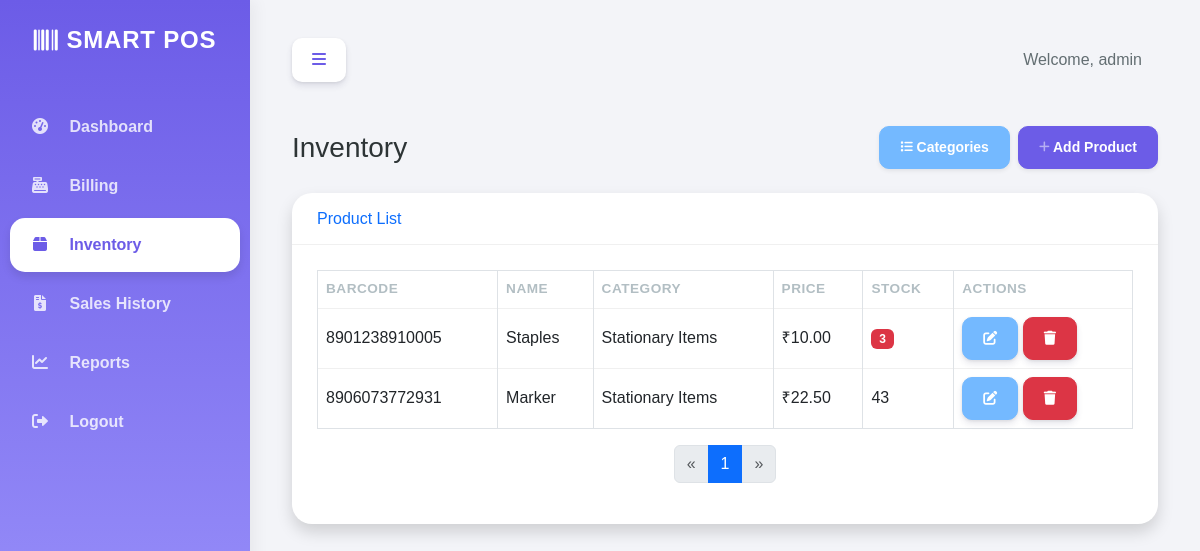
Screenshot of /products/ (signed in) with the database file from the repository.
### store/models.py (models this page shows, shortened)
class Product(models.Model):
    barcode = models.CharField(max_length=50, unique=True)
    name = models.CharField(max_length=200)
    category = models.ForeignKey(Category, on_delete=models.CASCADE, null=True, blank=True)
    price = models.DecimalField(max_digits=10, decimal_places=2)
    cost = models.DecimalField(max_digits=10, decimal_places=2)
    stock_quantity = models.IntegerField(default=0)
    gst_percentage = models.DecimalField(max_digits=5, decimal_places=2, default=0.00)
    image = models.ImageField(upload_to='products/', null=True, blank=True)

class Category(models.Model):
    name = models.CharField(max_length=100)
    class Meta:
        verbose_name_plural = "Categories"

### store/views.py (the view)
# urls.py: path('products/', views.product_list, name='product_list'),
@login_required
def product_list(request):
    products = Product.objects.all().order_by('-id')
    paginator = Paginator(products, 10)
    page_number = request.GET.get('page')
    page_obj = paginator.get_page(page_number)
    current = page_obj.number
    total = paginator.num_pages
    window = 3
    start = max(1, current - window)
    end = min(total, current + window)
    page_numbers = range(start, end + 1)
    context = {
        'page_obj': page_obj,
        'page_numbers': page_numbers,
        'total_pages': total,
    }
    return render(request, 'store/product_list.html', context)

### templates/store/product_list.html (shortened to what this page needs)
{% extends 'base.html' %}
{% block content %}
<div class="d-sm-flex align-items-center justify-content-between mb-4">
    <h1 class="h3 mb-0 text-gray-800">Inventory</h1>
    <div class="d-flex gap-2">
        <a href="{% url 'category_list' %}" class="btn btn-sm btn-info shadow-sm">
             Categories
        </a>
        <a href="{% url 'product_create' %}" class="d-none d-sm-inline-block btn btn-sm btn-primary shadow-sm">
             Add Product
        </a>
    </div>
</div>
<div class="card shadow mb-4">
    <div class="card-header py-3">
        <h6 class="m-0 font-weight-bold text-primary">Product List</h6>
    </div>
    <div class="card-body">
        <div class="table-responsive">
            <table class="table table-bordered" id="dataTable" width="100%" cellspacing="0">
                <thead>
                    <tr>
                        <th>Barcode</th>
                        <th>Name</th>
                        <th>Category</th>
                        <th>Price</th>
                        <th>Stock</th>
                        <th>Actions</th>
                    </tr>
                </thead>
                <tbody>
                    {% for product in page_obj %}
                    <tr>
                        <td>{{ product.barcode }}</td>
                        <td>{{ product.name }}</td>
                        <td>{{ product.category.name }}</td>
                        <td>₹{{ product.price }}</td>
                        <td>
                            {% if product.stock_quantity < 10 %}
                                <span class="badge bg-danger">{{ product.stock_quantity }}</span>
                            {% else %}
                                {{ product.stock_quantity }}
                            {% endif %}
                        </td>
                        <td>
                            <a href="{% url 'product_update' product.pk %}" class="btn btn-info btn-sm">
                                <i class="fas fa-edit"></i>
                            </a>
                            <a href="{% url 'product_delete' product.pk %}" class="btn btn-danger btn-sm">
                                <i class="fas fa-trash"></i>
                            </a>
                        </td>
                    </tr>
                    {% endfor %}
                </tbody>
            </table>
        </div>
        <nav aria-label="Page navigation">
            <ul class="pagination justify-content-center">
                {% if page_obj.has_previous %}
                <li class="page-item">
                    <a class="page-link" href="?page={{ page_obj.previous_page_number }}" aria-label="Previous">
                        <span aria-hidden="true">&laquo;</span>
                    </a>
                </li>
                {% else %}
                <li class="page-item disabled">
                    <span class="page-link"><span aria-hidden="true">&laquo;</span></span>
                </li>
                {% endif %}
                {% for i in page_numbers %}
                    <li class="page-item {% if page_obj.number == i %}active{% endif %}">
                        <a class="page-link" href="?page={{ i }}">{{ i }}</a>
                    </li>
                {% endfor %}
                {% if page_obj.has_next %}
                <li class="page-item">
                    <a class="page-link" href="?page={{ page_obj.next_page_number }}" aria-label="Next">
                        <span aria-hidden="true">&raquo;</span>
                    </a>
                </li>
                {% else %}
                <li class="page-item disabled">
                    <span class="page-link"><span aria-hidden="true">&raquo;</span></span>
                </li>
                {% endif %}
            </ul>
        </nav>
    </div>
</div>
{% endblock %}

### templates/base.html (shortened to what this page needs)
{% load static %}
<!DOCTYPE html>
<html lang="en">
<head>
    <link href="https://cdn.jsdelivr.net/npm/bootstrap@5.3.0/dist/css/bootstrap.min.css" rel="stylesheet">
    <link href="https://cdnjs.cloudflare.com/ajax/libs/font-awesome/6.0.0/css/all.min.css" rel="stylesheet">
    <link href="{% static 'css/style.css' %}" rel="stylesheet">
</head>
<body>
<div id="wrapper">
    <nav id="sidebar">
        <div class="sidebar-brand">
            <i class="fas fa-barcode me-2"></i> Smart POS
        </div>
        <ul class="list-unstyled components">
            <li class="{% if request.resolver_match.url_name == 'dashboard' %}active{% endif %}">
                <a href="{% url 'dashboard' %}"><i class="fas fa-tachometer-alt"></i> Dashboard</a>
            </li>
            <li class="{% if request.resolver_match.url_name == 'billing' %}active{% endif %}">
                <a href="{% url 'billing' %}"><i class="fas fa-cash-register"></i> Billing</a>
            </li>
            <li class="{% if 'product' in request.resolver_match.url_name %}active{% endif %}">
                <a href="{% url 'product_list' %}"><i class="fas fa-box"></i> Inventory</a>
            </li>
            <li class="{% if request.resolver_match.url_name == 'sales_list' %}active{% endif %}">
                <a href="{% url 'sales_list' %}"><i class="fas fa-file-invoice-dollar"></i> Sales History</a>
            </li>
            <li class="{% if request.resolver_match.url_name == 'reports' %}active{% endif %}">
                <a href="{% url 'reports' %}"><i class="fas fa-chart-line"></i> Reports</a>
            </li>
            {% if user.is_authenticated %}
            <li>
                <a href="{% url 'logout' %}"><i class="fas fa-sign-out-alt"></i> Logout</a>
            </li>
            {% else %}
            <li>
                <a href="{% url 'login' %}"><i class="fas fa-sign-in-alt"></i> Login</a>
            </li>
            {% endif %}
        </ul>
    </nav>
    <div id="content">
        <nav class="navbar navbar-expand-lg navbar-light bg-light mb-4 shadow-sm">
            <div class="container-fluid">
                <button type="button" id="sidebarCollapse" class="btn btn-primary">
                    <i class="fas fa-bars"></i>
                </button>
                <div class="ms-auto">
                    {% if user.is_authenticated %}
                        <span class="me-3">Welcome, {{ user.username }}</span>
                    {% endif %}
                </div>
            </div>
        </nav>
        <div class="container-fluid">
            {% block content %}
            {% endblock %}
        </div>
    </div>
</div>
</body>
</html>

### static/css/style.css (style rules this page uses)
:root { --primary-color: #6c5ce7; --secondary-color: #a29bfe; --success-color: #00b894; --info-color: #74b9ff; --warning-color: #fdcb6e; --danger-color: #ff7675; --dark-color: #2d3436; --light-color: #dfe6e9; --sidebar-bg: linear-gradient(180deg, #6c5ce7 0%, #a29bfe 100%); --sidebar-width: 250px; --card-shadow: 0 10px 20px rgba(0, 0, 0, 0.05); --border-radius: 20px; --bg-color: #f3f4f8; }
body { font-family: 'Nunito', sans-serif; background-color: var(--bg-color); overflow-x: hidden; color: #636e72; }
#wrapper { display: flex; width: 100%; align-items: stretch; }
#sidebar { min-width: var(--sidebar-width); max-width: var(--sidebar-width); background: var(--sidebar-bg); color: #fff; min-height: 100vh; transition: all 0.3s; box-shadow: 5px 0 15px rgba(0, 0, 0, 0.05); z-index: 100; }
#sidebar .sidebar-brand { height: 5rem; text-decoration: none; font-size: 1.5rem; font-weight: 800; padding: 1.5rem 1rem; text-align: center; text-transform: uppercase; letter-spacing: 0.05rem; color: #fff; display: flex; align-items: center; justify-content: center; }
#sidebar ul.components { padding: 20px 10px; }
#sidebar ul li { margin-bottom: 5px; }
#sidebar ul li a { padding: 15px 20px; display: block; color: rgba(255, 255, 255, 0.8); text-decoration: none; font-weight: 600; transition: 0.3s; border-radius: 15px; }
#sidebar ul li a:hover, #sidebar ul li.active>a { color: #6c5ce7; background: #fff; box-shadow: 0 5px 10px rgba(0, 0, 0, 0.1); }
#sidebar ul li a i { margin-right: 15px; width: 20px; text-align: center; }
#content { width: 100%; padding: 30px; min-height: 100vh; transition: all 0.3s; }
.card { border: none; border-radius: var(--border-radius); box-shadow: var(--card-shadow); margin-bottom: 30px; background-color: #fff; transition: transform 0.2s; }
.card-header { background-color: transparent; border-bottom: 1px solid #f0f0f0; font-weight: 700; color: var(--primary-color); padding: 20px 25px; border-top-left-radius: var(--border-radius) !important; border-top-right-radius: var(--border-radius) !important; }
.card-body { padding: 25px; }
.btn { border-radius: 10px; padding: 10px 20px; font-weight: 600; box-shadow: 0 4px 6px rgba(50, 50, 93, 0.11), 0 1px 3px rgba(0, 0, 0, 0.08); transition: all 0.15s ease; }
.btn-primary { background-color: var(--primary-color); border-color: var(--primary-color); }
.btn-info { background-color: var(--info-color); border-color: var(--info-color); color: white; }
.navbar { background-color: transparent !important; box-shadow: none !important; padding-bottom: 20px; }
.navbar .btn-primary { background-color: #fff; color: var(--primary-color); border: none; }
.table { color: #636e72; }
.table th { border-top: none; font-weight: 700; text-transform: uppercase; font-size: 0.85rem; color: #b2bec3; letter-spacing: 0.5px; }
.table td { vertical-align: middle; border-top: 1px solid #f0f0f0; }
.text-gray-800 { color: #2d3436 !important; }

### rows the page displays
Product: barcode "8901238910005", name "Staples", category.name "Stationary Items", price "10.00", stock_quantity "3"
Product: barcode "8906073772931", name "Marker", category.name "Stationary Items", price "22.50", stock_quantity "43"

### other values shown
{{ user.username }} "admin"
{{ i }} "1"
